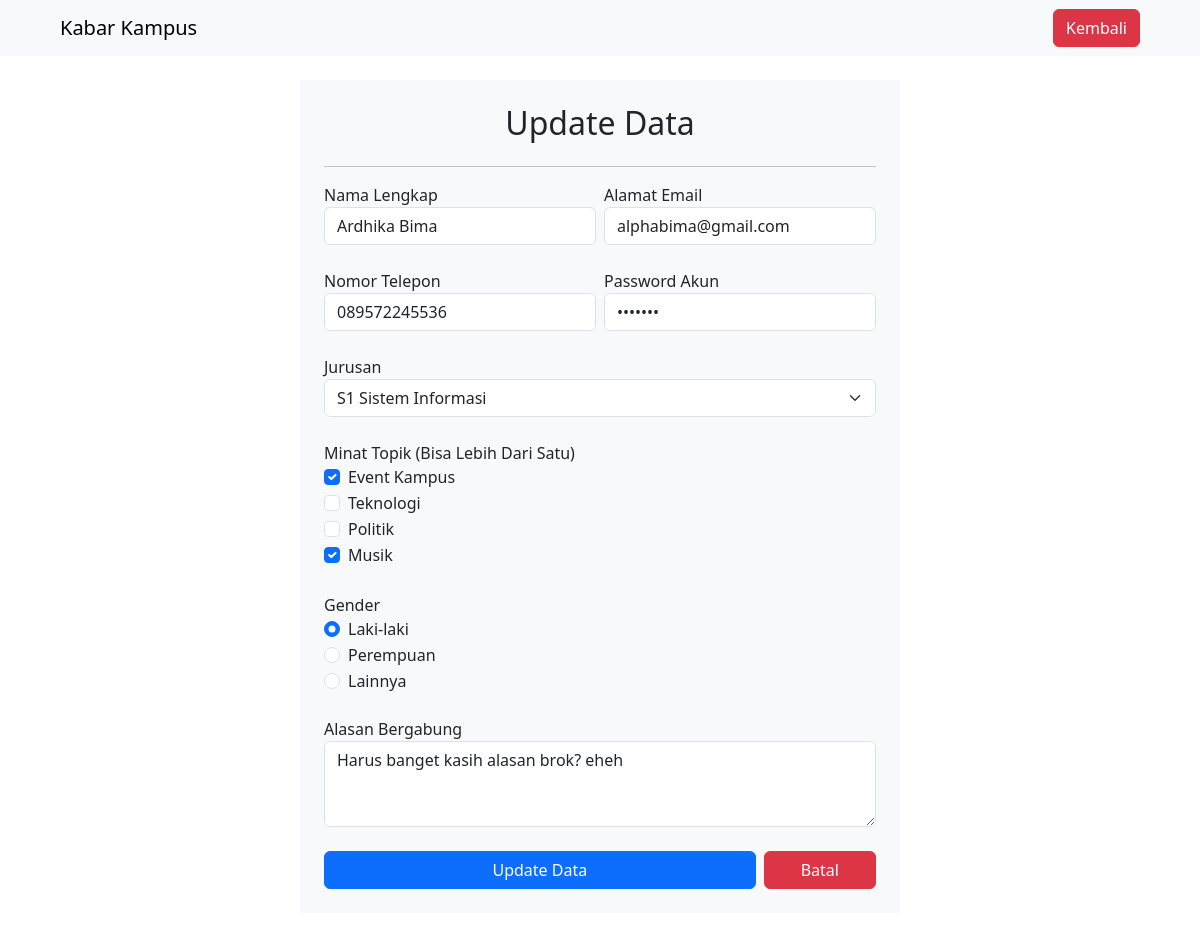
The page /update.php?id=5 on the database its author committed.
### tables this page shows
CREATE TABLE `pendaftar` (
  `id` int(11) NOT NULL,
  `nama` varchar(100) NOT NULL,
  `email` varchar(100) NOT NULL,
  `no_hp` varchar(100) NOT NULL,
  `password` varchar(255) NOT NULL,
  `jurusan` varchar(100) NOT NULL,
  `minat_topik` varchar(255) NOT NULL,
  `gender` varchar(100) NOT NULL,
  `alasan` text NOT NULL,
  `created_at` datetime DEFAULT current_timestamp(),
  `updated_at` datetime DEFAULT current_timestamp() ON UPDATE current_timestamp()
);

### update.php (the view, shortened to what this page needs)
<?php
require "koneksi.php";
if (isset($_GET['id'])) {
    $id = $_GET['id'];
    $query = "SELECT * FROM pendaftar WHERE id = '$id'";
    $result = mysqli_query($koneksi, $query);
    $data = mysqli_fetch_assoc($result);
}
?>
<!DOCTYPE html>
<html lang="en">
<head>
    <link href="https://cdn.jsdelivr.net/npm/bootstrap@5.3.8/dist/css/bootstrap.min.css" rel="stylesheet">
</head>
<body>
<nav class="navbar navbar-expand-lg bg-body-tertiary">
    <div class="container-fluid">
        <a class="navbar-brand ms-5">Kabar Kampus</a>
      <div>
        <a href="index.php" class="btn btn-danger me-5">Kembali</a>
      </div>
    </div>
</nav>
<div class="d-flex justify-content-center my-4">
  <form action="" method="POST" class="w-50 bg-light p-4">
    <div class="container">
      <h2 class="text-center mb-4">Update Data</h2>
    </div>
    <hr>
    <div class="d-flex gap-2">
      <div class="form-group w-50">
        <label>Nama Lengkap</label>
        <input type="text" class="form-control" name="nama" value="<?= $data['nama'] ?>" required>
      </div>
      <div class="form-group w-50">
        <label>Alamat Email</label>
        <input type="email" class="form-control" name="email" value="<?= $data['email'] ?>" required>
      </div>
    </div>
    <br>
    <div class="d-flex gap-2">
      <div class="form-group w-50">
        <label>Nomor Telepon</label>
        <input type="text" class="form-control" name="no_hp" value="<?= $data['no_hp'] ?>" required>
      </div>
      <div class="form-group w-50">
        <label>Password Akun</label>
        <input type="password" class="form-control" name="password"  value="<?= $data['password'] ?>" required>
      </div>
    </div>
    <label class="mt-4">Jurusan</label>
    <select class="form-select" name="jurusan" required>
      <option value="S1 Sistem Informasi" <?= ($data['jurusan']=="S1 Sistem Informasi") ? 'selected' : '' ?>>S1 Sistem Informasi</option>
    </select>
    <?php $minat_array = explode(", ", $data['minat_topik']); ?>
    <label class="mt-4">Minat Topik (Bisa Lebih Dari Satu)</label>
    <div class="form-check">
        <input class="form-check-input" type="checkbox" name="minat[]" value="Event Kampus"
            <?= in_array("Event Kampus", $minat_array) ? 'checked' : '' ?>>
        <label class="form-check-label">Event Kampus</label>
    </div>
    <div class="form-check">
        <input class="form-check-input" type="checkbox" name="minat[]" value="Teknologi"
            <?= in_array("Teknologi", $minat_array) ? 'checked' : '' ?>>
        <label class="form-check-label">Teknologi</label>
    </div>
    <div class="form-check">
        <input class="form-check-input" type="checkbox" name="minat[]" value="Politik"
            <?= in_array("Politik", $minat_array) ? 'checked' : '' ?>>
        <label class="form-check-label">Politik</label>
    </div>
    <div class="form-check">
        <input class="form-check-input" type="checkbox" name="minat[]" value="Musik"
            <?= in_array("Musik", $minat_array) ? 'checked' : '' ?>>
        <label class="form-check-label">Musik</label>
    </div>
    <label class="mt-4">Gender</label>
    <div class="form-check">
        <input class="form-check-input" type="radio" name="gender" value="Laki-laki"
            <?= ($data['gender']=="Laki-laki") ? 'checked' : '' ?>>
        <label class="form-check-label">Laki-laki</label>
    </div>
    <div class="form-check">
        <input class="form-check-input" type="radio" name="gender" value="Perempuan"
            <?= ($data['gender']=="Perempuan") ? 'checked' : '' ?>>
        <label class="form-check-label">Perempuan</label>
    </div>
    <div class="form-check">
        <input class="form-check-input" type="radio" name="gender" value="Lainnya"
            <?= ($data['gender']=="Lainnya") ? 'checked' : '' ?>>
        <label class="form-check-label">Lainnya</label>
    </div>
    <div class="mt-4">
      <label>Alasan Bergabung</label>
      <textarea class="form-control" name="alasan" rows="3"><?= $data['alasan'] ?></textarea>
    </div>
    <div class="d-flex gap-2">
      <button type="submit" name="submit" class="btn btn-primary mt-4 w-100">Update Data</button>
      <a href="index.php" class="btn btn-danger mt-4 w-25">Batal</a>
    </div>
  </form>
</div>
</body>
</html>

### rows shown on the page
pendaftar: nama "Ardhika Bima", email "alphabima@gmail.com", no_hp "089572245536", jurusan "S1 Sistem Informasi", minat_topik "☑", gender "☑", alasan "Harus banget kasih alasan brok? eheh"
